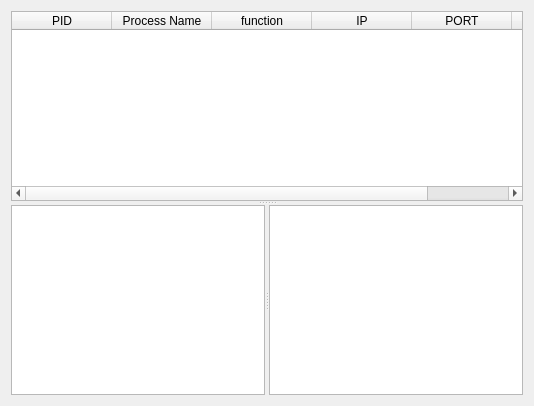
          <widget class="QWidget" name="tab_3">
           <attribute name="title">
            <string>History</string>
           </attribute>
           <layout class="QGridLayout" name="gridLayout_3">
            <item row="0" column="0">
             <widget class="QSplitter" name="splitter_2">
              <property name="orientation">
               <enum>Qt::Vertical</enum>
              </property>
              <widget class="QTableWidget" name="tableWidget_proxyHistory">
               <property name="editTriggers">
                <set>QAbstractItemView::NoEditTriggers</set>
               </property>
               <column>
                <property name="text">
                 <string>PID</string>
                </property>
               </column>
               <column>
                <property name="text">
                 <string>Process Name</string>
                </property>
               </column>
               <column>
                <property name="text">
                 <string>function</string>
                </property>
               </column>
               <column>
                <property name="text">
                 <string>IP</string>
                </property>
               </column>
               <column>
                <property name="text">
                 <string>PORT</string>
                </property>
               </column>
               <column>
                <property name="text">
                 <string>Data (ASCII)</string>
                </property>
               </column>
              </widget>
              <widget class="QSplitter" name="splitter">
               <property name="orientation">
                <enum>Qt::Horizontal</enum>
               </property>
               <widget class="QTextBrowser" name="textBrowser_hexData"/>
               <widget class="QTextBrowser" name="textBrowser_stringData"/>
              </widget>
             </widget>
            </item>
           </layout>
          </widget>
